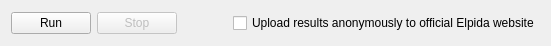
<?xml version="1.0" encoding="UTF-8"?>
<ui version="4.0">
 <class>Elpida::BenchmarkRunnerControlsView</class>
 <widget class="QWidget" name="Elpida::BenchmarkRunnerControlsView">
  <property name="geometry">
   <rect>
    <x>0</x>
    <y>0</y>
    <width>551</width>
    <height>46</height>
   </rect>
  </property>
  <property name="windowTitle">
   <string>Form</string>
  </property>
  <layout class="QHBoxLayout" name="horizontalLayout">
   <item>
    <widget class="QPushButton" name="pbRun">
     <property name="text">
      <string>Run</string>
     </property>
    </widget>
   </item>
   <item>
    <widget class="QPushButton" name="pbStop">
     <property name="enabled">
      <bool>false</bool>
     </property>
     <property name="text">
      <string>Stop</string>
     </property>
    </widget>
   </item>
   <item>
    <spacer name="hsControls">
     <property name="orientation">
      <enum>Qt::Horizontal</enum>
     </property>
     <property name="sizeHint" stdset="0">
      <size>
       <width>40</width>
       <height>20</height>
      </size>
     </property>
    </spacer>
   </item>
   <item>
    <widget class="QCheckBox" name="chkUploadResults">
     <property name="text">
      <string>Upload results anonymously to official Elpida website</string>
     </property>
    </widget>
   </item>
  </layout>
 </widget>
 <resources/>
 <connections/>
</ui>
